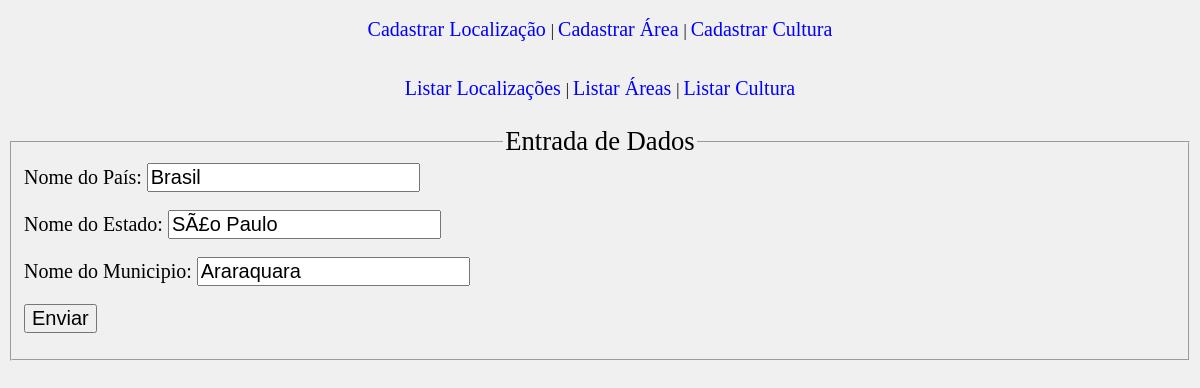
Page /form_alterar_localizacao.php?ID_localizacao=3 on the committed database.
### tables this page shows
CREATE TABLE IF NOT EXISTS `localizacao` (
  `ID_localizacao` int(100) NOT NULL AUTO_INCREMENT,
  `pais` varchar(50) NOT NULL,
  `estado` varchar(50) NOT NULL,
  `municipio` varchar(50) NOT NULL,
  PRIMARY KEY (`ID_localizacao`)
);

### form_alterar_localizacao.php (the view, shortened to what this page needs)
<?php
	include "funcao.php";
?>
<html>
	<head>
		<link rel="stylesheet" href="estilos.css"/>
	</head>
	<body class="corpo">
		<?php
			include "conexao.php";
			$get = $_GET["ID_localizacao"];
			$sql = "select * from localizacao where ID_localizacao = $get";
			$resultado = mysqli_query($link, $sql) or die (mysqli_error($link));
			$linha= mysqli_fetch_array($resultado);
		?>
		<fieldset>
			<legend>Entrada de Dados</legend>
			<form action="altera_localizacao.php" method="post">
				<label>Nome do País: </label>
				<input type="text" name="nomePais" value="<?= $linha["pais"]; ?>" />
				<br />
				<br />
				<label>Nome do Estado: </label>
				<input type="text" name="estado" value="<?= $linha["estado"]; ?>" />
				<br />
				<br />
				<label>Nome do Municipio: </label>
				<input type="text" name="municipio" value="<?= $linha["municipio"]; ?>" />
				<br />
				<br />
				<input type="submit" value="Enviar"/>
			</form>
		</fieldset>
	</body>
</html>

### estilos.css (style rules this page uses)
.corpo { background-color: rgb(240, 240, 240); }
label, input, select { font-size: 20px; }
legend { margin: 0 auto; font-size: 20pt; }

### rows in the picture
localizacao: nomePais "Brasil", estado "SÃ£o Paulo", municipio "Araraquara"
